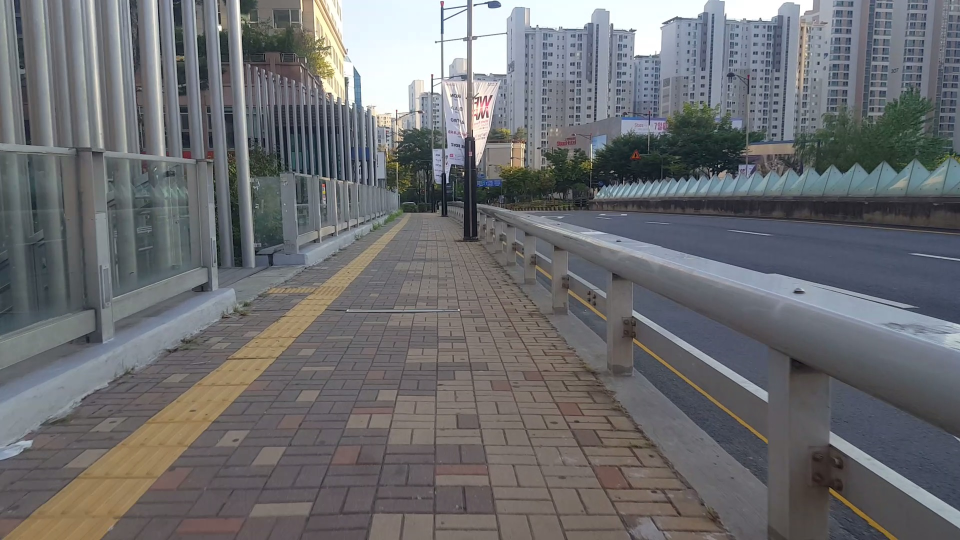
#> input picture data/test1.jpg, 1920 x 1080 px, given in place of Grand Theft Auto V 2018-10-07 오후 10_31_38.mp4, which was not available (shown at 1/2 size)
$ python opt_flow.py
#> lines starting #> are read from the running program, lines starting #| are printed output that depends on the picture; pictures that were not available may be replaced by others from this repository, and a replacement may not be noted
"""
Walk-Assistant : Recognizing sidewalk for the visually impaired
Copyright (C) 2018 Yoongi Kim (devlifecode@outlook.com)

This program is free software: you can redistribute it and/or modify
it under the terms of the GNU General Public License as published by
the Free Software Foundation, either version 3 of the License, or
(at your option) any later version.

This program is distributed in the hope that it will be useful,
but WITHOUT ANY WARRANTY; without even the implied warranty of
MERCHANTABILITY or FITNESS FOR A PARTICULAR PURPOSE.  See the
GNU General Public License for more details.

You should have received a copy of the GNU General Public License
along with this program.  If not, see <http://www.gnu.org/licenses/>.
"""


import cv2
import numpy as np

class OptFlow:
    def __init__(self, resize_width=320, resize_height=180, height_start=0.2, height_end=0.5):
        self.width = resize_width
        self.height = resize_height

        self.height_start = int(self.height * height_start)
        self.height_end = int(self.height * height_end)

    def get_direction(self, frame1, frame2, show=False):
        frame1 = cv2.resize(frame1, (self.width, self.height))
        frame1 = cv2.cvtColor(frame1, cv2.COLOR_BGR2GRAY)
        frame2 = cv2.resize(frame2, (self.width, self.height))
        frame2 = cv2.cvtColor(frame2, cv2.COLOR_BGR2GRAY)

        flow = cv2.calcOpticalFlowFarneback(frame1[self.height_start:self.height_end],
                                            frame2[self.height_start:self.height_end], None, 0.5, 3, 15, 1, 5, 1.2, 0)
        flow_avg = np.median(flow, axis=(0, 1))  # [x, y]

        move_x = -1 * flow_avg[0]
        move_y = -1 * flow_avg[1]

        if show:
            hsv = np.zeros((self.height_end - self.height_start, self.width, 3))
            hsv[...,1] = 255
            mag, ang = cv2.cartToPolar(flow[..., 0], flow[..., 1])
            hsv[..., 0] = ang * 180 / np.pi / 2
            hsv[..., 2] = cv2.normalize(mag, None, 0, 255, cv2.NORM_MINMAX)
            bgr = cv2.cvtColor(np.array(hsv).astype(np.uint8), cv2.COLOR_HSV2BGR)

            cv2.imshow('opt_flow', bgr)
            if cv2.waitKey(1) & 0xFF == ord('q'):
                print('User Interrupted')
                exit(1)

        return move_x, move_y

    @staticmethod
    def draw_arrow(img, x, y, multiply=25):
        h, w, c = img.shape
        arrow = cv2.arrowedLine(img, (int(w / 2), int(h / 2)), (int(w / 2 + x * multiply), int(h / 2 + y * multiply)),
                                color=(0, 255, 255), thickness=15)
        return arrow

    @staticmethod
    def draw_way(img, move_queue, x_multiply=3, y_multiply=4, size=200):
        h, w, c = img.shape
        way = np.zeros((h, w, 1))
        sum_x = float(w/2)
        sum_y = float(h)

        for index, (x, y) in enumerate(move_queue):
            way = cv2.line(way, (int(sum_x), int(sum_y)), (int(sum_x+x), int(sum_y+y)), 255, size)
            sum_x += x * x_multiply
            sum_y += y * y_multiply

        return way


if __name__ == '__main__':
    flow = OptFlow()

    cap = cv2.VideoCapture("C:/Users/Yoongi Kim/Videos/Captures/Grand Theft Auto V 2018-10-07 오후 10_31_38.mp4")
    _, img1 = cap.read()
#> img1 is the input picture: shape (1080, 1920, 3); mean B, G, R 112, 109.4, 108.6
    _, img2 = cap.read()

    while True:
        x, y = flow.get_direction(img1, img2)
#> in get_direction, `frame1 = cv2.resize(frame1, (self.width, self.height))`:
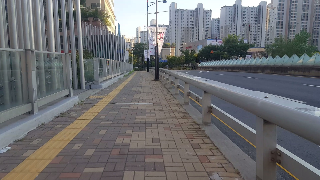
#> frame1: shape (180, 320, 3); mean of channels 0, 1, 2 112.3, 109.7, 108.9; drawn as B, G, R
#> in get_direction, `frame1 = cv2.cvtColor(frame1, cv2.COLOR_BGR2GRAY)`:
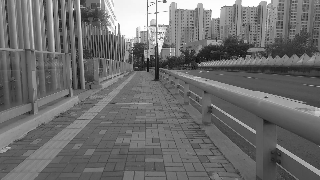
#> frame1: shape (180, 320); min 9, max 255, mean 109.8
#> in get_direction, `flow_avg = np.median(flow, axis=(0, 1))`: flow_avg = [0, 0]
#> in get_direction, `move_x = -1 * flow_avg[0]`: move_x = 0
#> x = 0; y = 0
        print('X: {}, Y: {}'.format(x, y))
#| X: -0.0, Y: -0.0

        arrow = flow.draw_arrow(img1, x ,y)
        cv2.imshow('arrow', arrow)
        cv2.moveWindow('arrow', 0, 0)
        if cv2.waitKey(1) & 0xFF == ord('q'):
#> (key q is pressed here)
            print('User Interrupted')
            break

        img1 = img2
        _, img2 = cap.read()

$ run again, on data/test2.jpg
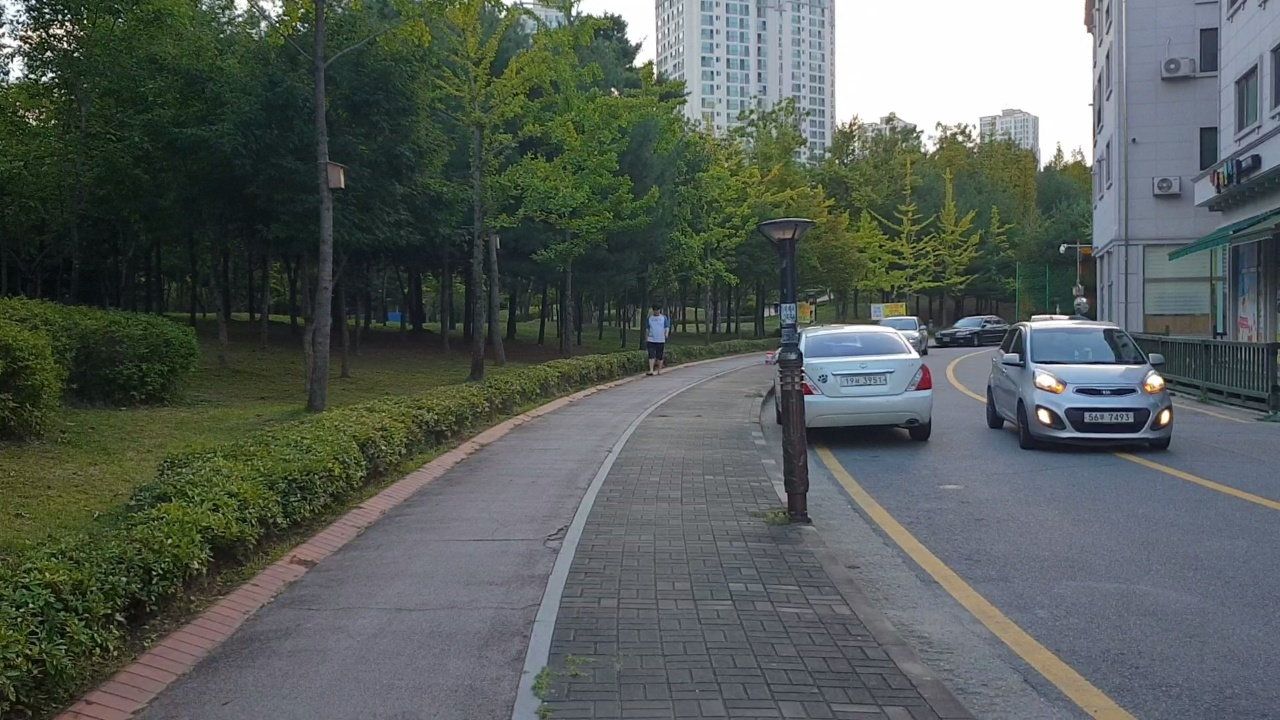
#> input picture data/test2.jpg, 1280 x 720 px, given in place of Grand Theft Auto V 2018-10-07 오후 10_31_38.mp4, which was not available
#> img1 is the input picture: shape (720, 1280, 3); mean B, G, R 89.5, 93.9, 86.4
#> in get_direction, `frame1 = cv2.resize(frame1, (self.width, self.height))`:
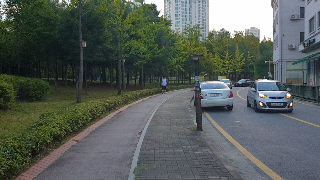
#> frame1: shape (180, 320, 3); mean of channels 0, 1, 2 89.7, 94.2, 86.6; drawn as B, G, R
#> in get_direction, `frame1 = cv2.cvtColor(frame1, cv2.COLOR_BGR2GRAY)`:
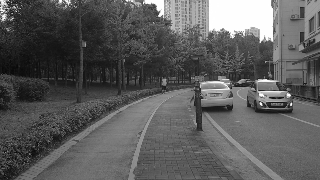
#> frame1: shape (180, 320); min 8, max 255, mean 91.4
#> flow_avg = [0, 0]
#> move_x = 0
#| X: -0.0, Y: -0.0
